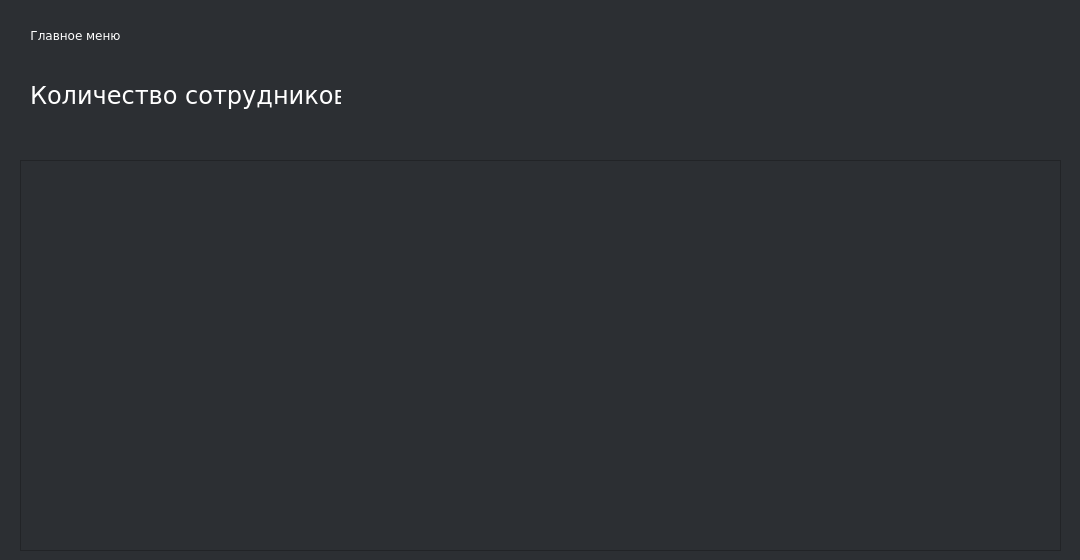
<?xml version="1.0" encoding="UTF-8"?>
<ui version="4.0">
 <class>Dialog</class>
 <widget class="QDialog" name="Dialog">
  <property name="geometry">
   <rect>
    <x>0</x>
    <y>0</y>
    <width>1080</width>
    <height>560</height>
   </rect>
  </property>
  <property name="minimumSize">
   <size>
    <width>1080</width>
    <height>560</height>
   </size>
  </property>
  <property name="maximumSize">
   <size>
    <width>1080</width>
    <height>560</height>
   </size>
  </property>
  <property name="windowTitle">
   <string>Dialog</string>
  </property>
  <property name="styleSheet">
   <string notr="true">QWidget {
    background-color: #2C2F33;
    color: #FFFFFF;
}
QPushButton {
    border: 2px solid white;
    border-radius: 5px;
    padding: 5px 10px; 
}
QPushButton:hover {
    background-color:#3A3D42; 
}</string>
  </property>
  <widget class="QLabel" name="label">
   <property name="geometry">
    <rect>
     <x>30</x>
     <y>60</y>
     <width>311</width>
     <height>71</height>
    </rect>
   </property>
   <property name="font">
    <font>
     <family>Verdana</family>
     <pointsize>18</pointsize>
    </font>
   </property>
   <property name="text">
    <string>Количество сотрудников</string>
   </property>
  </widget>
  <widget class="QLabel" name="countler">
   <property name="geometry">
    <rect>
     <x>350</x>
     <y>60</y>
     <width>121</width>
     <height>71</height>
    </rect>
   </property>
   <property name="font">
    <font>
     <family>Verdana</family>
     <pointsize>20</pointsize>
    </font>
   </property>
   <property name="text">
    <string/>
   </property>
  </widget>
  <widget class="QTableWidget" name="tableWidget">
   <property name="geometry">
    <rect>
     <x>20</x>
     <y>160</y>
     <width>1041</width>
     <height>391</height>
    </rect>
   </property>
  </widget>
  <widget class="QPushButton" name="main_window_button">
   <property name="geometry">
    <rect>
     <x>20</x>
     <y>10</y>
     <width>111</width>
     <height>51</height>
    </rect>
   </property>
   <property name="font">
    <font>
     <family>Verdana</family>
    </font>
   </property>
   <property name="styleSheet">
    <string notr="true">QPushButton {
    border: none;
    color: white;
}
QPushButton:hover {
    color: darkblue;
}
QPushButton:hover {
    background-color:#2C2F33; 
}</string>
   </property>
   <property name="text">
    <string>Главное меню</string>
   </property>
  </widget>
 </widget>
 <resources/>
 <connections/>
</ui>
